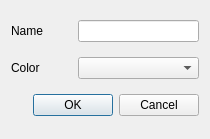
<?xml version="1.0" encoding="UTF-8"?>
<ui version="4.0">
    <class>ObserverDialog</class>
    <widget class="QDialog" name="ObserverDialog">
        <property name="geometry">
            <rect>
                <x>0</x>
                <y>0</y>
                <width>210</width>
                <height>139</height>
            </rect>
        </property>
        <property name="windowTitle">
            <string>Dialog</string>
        </property>
        <layout class="QVBoxLayout" name="verticalLayout">
            <item>
                <layout class="QHBoxLayout" name="horizontalLayout" stretch="1,2">
                    <item>
                        <widget class="QLabel" name="label">
                            <property name="text">
                                <string>Name</string>
                            </property>
                        </widget>
                    </item>
                    <item>
                        <widget class="QLineEdit" name="lineEdit"/>
                    </item>
                </layout>
            </item>
            <item>
                <layout class="QHBoxLayout" name="horizontalLayout_2" stretch="1,2">
                    <item>
                        <widget class="QLabel" name="label_2">
                            <property name="text">
                                <string>Color</string>
                            </property>
                        </widget>
                    </item>
                    <item>
                        <widget class="QComboBox" name="comboBox"/>
                    </item>
                </layout>
            </item>
            <item>
                <widget class="QDialogButtonBox" name="buttonBox">
                    <property name="orientation">
                        <enum>Qt::Horizontal</enum>
                    </property>
                    <property name="standardButtons">
                        <set>QDialogButtonBox::Cancel|QDialogButtonBox::Ok</set>
                    </property>
                </widget>
            </item>
        </layout>
    </widget>
    <resources/>
    <connections>
        <connection>
            <sender>buttonBox</sender>
            <signal>accepted()</signal>
            <receiver>ObserverDialog</receiver>
            <slot>accept()</slot>
            <hints>
                <hint type="sourcelabel">
                    <x>248</x>
                    <y>254</y>
                </hint>
                <hint type="destinationlabel">
                    <x>157</x>
                    <y>274</y>
                </hint>
            </hints>
        </connection>
        <connection>
            <sender>buttonBox</sender>
            <signal>rejected()</signal>
            <receiver>ObserverDialog</receiver>
            <slot>reject()</slot>
            <hints>
                <hint type="sourcelabel">
                    <x>316</x>
                    <y>260</y>
                </hint>
                <hint type="destinationlabel">
                    <x>286</x>
                    <y>274</y>
                </hint>
            </hints>
        </connection>
    </connections>
</ui>
